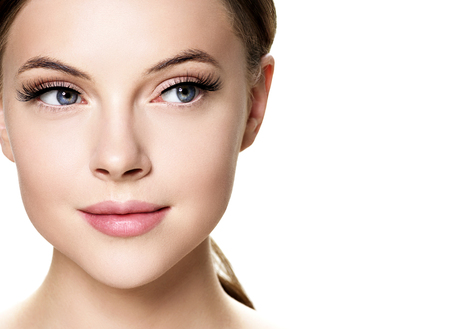
#> input picture FaceDetection/Face.jpeg, 450 x 329 px, found by its file name
$ python Face_Detection.py
#> lines starting #> are read from the running program, lines starting #| are printed output that depends on the picture; after the words box and inside, x2 and y2 are one past the last pixel; in counts of white or black regions, pixels touching at a corner belong together
import cv2
face_cascade = cv2.CascadeClassifier(cv2.data.haarcascades+"haarcascade_frontalface_default.xml")
img = cv2.imread("C:\\Users\\HP\\Desktop\\Face-Detection-OpenCV\\Face.jpeg")
#> img is the input picture: shape (329, 450, 3); mean B, G, R 199.9, 209.4, 228.1
gray_img = cv2.cvtColor(img, cv2.COLOR_BGR2GRAY)
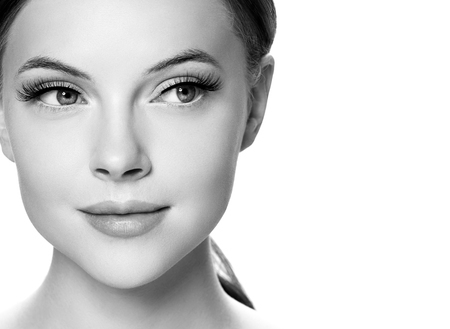
#> gray_img: shape (329, 450); min 0, max 255, mean 213.9
faces = face_cascade.detectMultiScale(gray_img, scaleFactor = 1.05, minNeighbors=5)
#> faces = [[11, 10, 227, 227]]
print(faces)
#| [[ 11  10 227 227]]
for x,y,w,h in faces:
    img = cv2.rectangle(img, (x,y), (x+w, y+h), (0, 255, 0), 3)
#> this loop made 1 pass
#> pass 1, `img = cv2.rectangle(img, (x,y), (x+w, y+h), (0, 255, 0), 3)`:
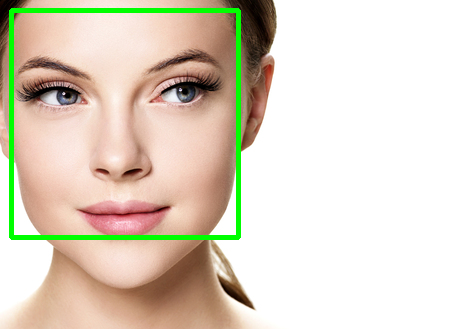
#> img: shape (329, 450, 3); 3.06% of pixels changed, all inside (x1, y1, x2, y2) = (9, 8, 241, 240)
cv2.imshow("Face", img)
cv2.waitKey(0)
cv2.destroyAllWindows()
